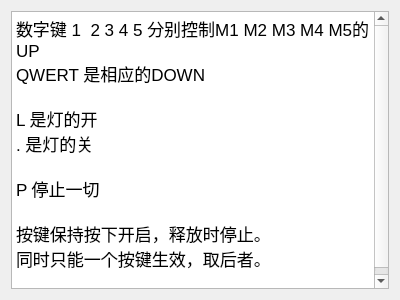
<?xml version="1.0" encoding="UTF-8"?>
<ui version="4.0">
 <class>MainWidget</class>
 <widget class="QWidget" name="MainWidget">
  <property name="geometry">
   <rect>
    <x>0</x>
    <y>0</y>
    <width>400</width>
    <height>300</height>
   </rect>
  </property>
  <property name="windowTitle">
   <string>MainWidget</string>
  </property>
  <layout class="QVBoxLayout" name="verticalLayout">
   <item>
    <widget class="QTextBrowser" name="textBrowser">
     <property name="html">
      <string>&lt;!DOCTYPE HTML PUBLIC &quot;-//W3C//DTD HTML 4.0//EN&quot; &quot;http://www.w3.org/TR/REC-html40/strict.dtd&quot;&gt;
&lt;html&gt;&lt;head&gt;&lt;meta name=&quot;qrichtext&quot; content=&quot;1&quot; /&gt;&lt;style type=&quot;text/css&quot;&gt;
p, li { white-space: pre-wrap; }
&lt;/style&gt;&lt;/head&gt;&lt;body style=&quot; font-family:'.SF NS Text'; font-size:13pt; font-weight:400; font-style:normal;&quot;&gt;
&lt;p style=&quot; margin-top:0px; margin-bottom:0px; margin-left:0px; margin-right:0px; -qt-block-indent:0; text-indent:0px;&quot;&gt;数字键 1  2 3 4 5 分别控制M1 M2 M3 M4 M5的UP&lt;/p&gt;
&lt;p style=&quot; margin-top:0px; margin-bottom:0px; margin-left:0px; margin-right:0px; -qt-block-indent:0; text-indent:0px;&quot;&gt;QWERT 是相应的DOWN&lt;/p&gt;
&lt;p style=&quot;-qt-paragraph-type:empty; margin-top:0px; margin-bottom:0px; margin-left:0px; margin-right:0px; -qt-block-indent:0; text-indent:0px;&quot;&gt;&lt;br /&gt;&lt;/p&gt;
&lt;p style=&quot; margin-top:0px; margin-bottom:0px; margin-left:0px; margin-right:0px; -qt-block-indent:0; text-indent:0px;&quot;&gt;L 是灯的开&lt;/p&gt;
&lt;p style=&quot; margin-top:0px; margin-bottom:0px; margin-left:0px; margin-right:0px; -qt-block-indent:0; text-indent:0px;&quot;&gt;. 是灯的关&lt;/p&gt;
&lt;p style=&quot;-qt-paragraph-type:empty; margin-top:0px; margin-bottom:0px; margin-left:0px; margin-right:0px; -qt-block-indent:0; text-indent:0px;&quot;&gt;&lt;br /&gt;&lt;/p&gt;
&lt;p style=&quot; margin-top:0px; margin-bottom:0px; margin-left:0px; margin-right:0px; -qt-block-indent:0; text-indent:0px;&quot;&gt;P 停止一切&lt;/p&gt;
&lt;p style=&quot;-qt-paragraph-type:empty; margin-top:0px; margin-bottom:0px; margin-left:0px; margin-right:0px; -qt-block-indent:0; text-indent:0px;&quot;&gt;&lt;br /&gt;&lt;/p&gt;
&lt;p style=&quot; margin-top:0px; margin-bottom:0px; margin-left:0px; margin-right:0px; -qt-block-indent:0; text-indent:0px;&quot;&gt;按键保持按下开启，释放时停止。&lt;/p&gt;
&lt;p style=&quot; margin-top:0px; margin-bottom:0px; margin-left:0px; margin-right:0px; -qt-block-indent:0; text-indent:0px;&quot;&gt;同时只能一个按键生效，取后者。&lt;/p&gt;
&lt;p style=&quot;-qt-paragraph-type:empty; margin-top:0px; margin-bottom:0px; margin-left:0px; margin-right:0px; -qt-block-indent:0; text-indent:0px;&quot;&gt;&lt;br /&gt;&lt;/p&gt;&lt;/body&gt;&lt;/html&gt;</string>
     </property>
    </widget>
   </item>
  </layout>
 </widget>
 <layoutdefault spacing="6" margin="11"/>
 <resources/>
 <connections/>
</ui>
